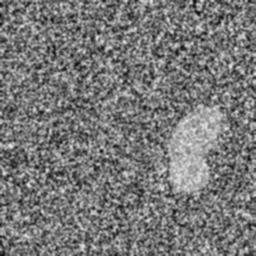
#> input picture dataset/images/image_007.png, 256 x 256 px, found by its file name; its folder holds only this picture in this run
$ python annotation_tool.py
#> lines starting #> are read from the running program, lines starting #| are printed output that depends on the picture
import cv2
import os
import numpy as np

# --- Config ---
image_folder = 'images'          # Folder with input images
mask_folder = 'mask'             # Folder to save binary masks
brush_size = 5                   # Brush size for annotation

# --- Setup ---
os.makedirs(mask_folder, exist_ok=True)
image_files = [f for f in os.listdir(image_folder) if f.lower().endswith(('.png', '.jpg', '.jpeg'))]
image_files.sort()

drawing = False
mask = None
overlay = None

def draw(event, x, y, flags, param):
    global drawing, mask, overlay

    if event == cv2.EVENT_LBUTTONDOWN:
        drawing = True

    elif event == cv2.EVENT_MOUSEMOVE:
        if drawing:
            cv2.circle(mask, (x, y), brush_size, 255, -1)
            cv2.circle(overlay, (x, y), brush_size, (0, 0, 255), -1)

    elif event == cv2.EVENT_LBUTTONUP:
        drawing = False

# --- Annotation Loop ---
for file in image_files:
    img_path = os.path.join(image_folder, file)
    image = cv2.imread(img_path)
#> image is the input picture: shape (256, 256, 3); min 13, max 235, mean 119.6
    if image is None:
        continue

    h, w = image.shape[:2]
#> h = 256; w = 256
    mask = np.zeros((h, w), dtype=np.uint8)
    overlay = image.copy()

    cv2.namedWindow('Annotator')
    cv2.setMouseCallback('Annotator', draw)

    print(f"\nAnnotating: {file}")
    while True:
        display = cv2.addWeighted(image, 1.0, overlay, 0.5, 0)
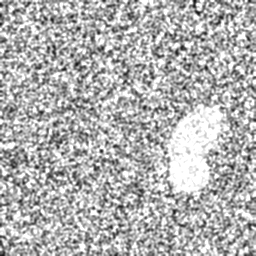
#> display: shape (256, 256, 3); min 20, max 255, mean 177.5
        cv2.imshow('Annotator', display)

        key = cv2.waitKey(1) & 0xFF
#> (key q is pressed here)
        if key == ord('s'):
            mask_path = os.path.join(mask_folder, os.path.splitext(file)[0] + ".png")
            cv2.imwrite(mask_path, mask)
            print(f"Saved: {mask_path}")
        elif key == ord('n'):
            break
        elif key == ord('q'):
            exit()
#> (the program exits here)

$ run again, on dataset/images/image_025.png
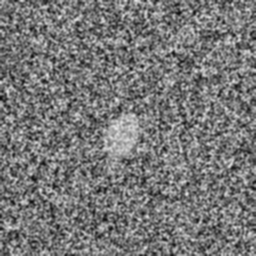
#> input picture dataset/images/image_025.png, 256 x 256 px, found by its file name
#> image is the input picture: shape (256, 256, 3); min 9, max 230, mean 119
#> `display = cv2.addWeighted(image, 1.0, overlay, 0.5, 0)`:
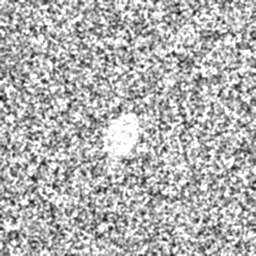
#> display: shape (256, 256, 3); min 14, max 255, mean 177.1

$ run again, on dataset/images/image_029.png
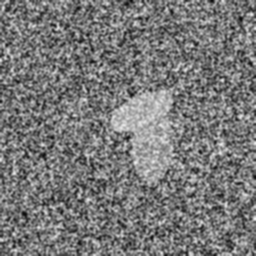
#> input picture dataset/images/image_029.png, 256 x 256 px, found by its file name
#> image is the input picture: shape (256, 256, 3); min 10, max 239, mean 120.6
#> `display = cv2.addWeighted(image, 1.0, overlay, 0.5, 0)`:
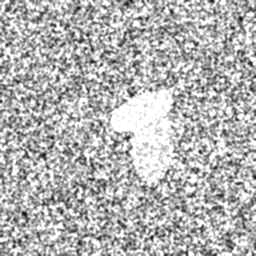
#> display: shape (256, 256, 3); min 15, max 255, mean 178.9

$ run again, on dataset/images/image_030.png
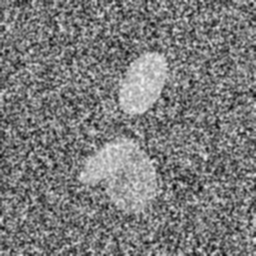
#> input picture dataset/images/image_030.png, 256 x 256 px, found by its file name
#> image is the input picture: shape (256, 256, 3); min 11, max 244, mean 122.8
#> `display = cv2.addWeighted(image, 1.0, overlay, 0.5, 0)`:
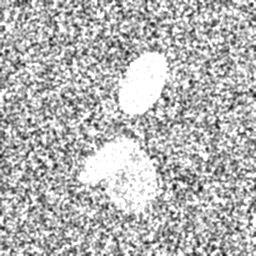
#> display: shape (256, 256, 3); min 16, max 255, mean 181.4

$ run again, on dataset/images/image_008.png
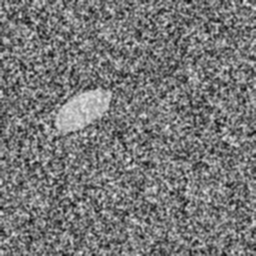
#> input picture dataset/images/image_008.png, 256 x 256 px, found by its file name
#> image is the input picture: shape (256, 256, 3); min 15, max 237, mean 119
#> `display = cv2.addWeighted(image, 1.0, overlay, 0.5, 0)`:
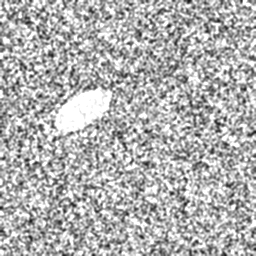
#> display: shape (256, 256, 3); min 22, max 255, mean 176.8
